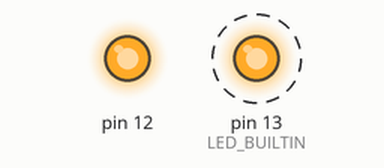
The sketch below on a simulated Arduino Uno, built with avr-gcc and run on an emulated ATmega328P. Shown: output pins drawn as LEDs (lit = HIGH). Dashed ring = blinking.

Above: at 0.15 s.
Timing chart, 0 to 3.0 s (numbered marks = the images above):
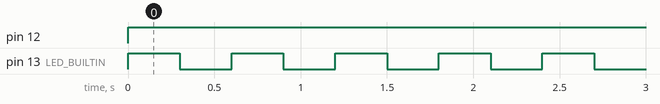

Measured:
- by itself, pin 12: LOW → HIGH at 0.00 s
- by itself, pin 13 (LED_BUILTIN): alternates HIGH for 0.30 s and LOW for 0.30 s

The sketch:

albero_di_natale1.ino
```cpp
void setup()
{
  pinMode(LED_BUILTIN, OUTPUT);
  pinMode(12,OUTPUT);
}

void loop()
{
  digitalWrite(12,HIGH);
  digitalWrite(LED_BUILTIN, HIGH);
  delay(300);
  digitalWrite(LED_BUILTIN, LOW);
  delay(300);
}
```
